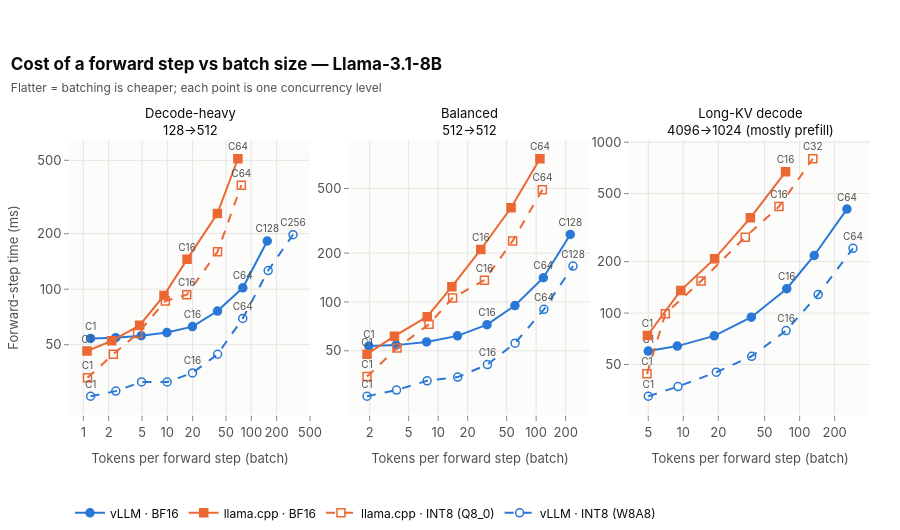

The code cell stored with this chart in its notebook:
### Markdown cell above
**Interpretation.** Batching is not what limits llama.cpp: with one slot per in-flight request and continuous
batching, its batches grow with C just like vLLM's. What differs is the cost of a batched step. vLLM's step time
grows far more slowly than the batch, so the cost per token falls steeply and more tokens per step become more
tokens per second. llama.cpp's step time grows much faster with the batch, so its cost per token falls only a few
times and additional concurrent requests add little throughput.

### Code cell
fig = plots.path_scatter(primary[primary["workload"].isin(["decode", "balanced", "kvdecode"])],
                         x="tokens_per_step_mean", y="step_time_s", y_scale=1e3, log_x=True, log_y=True,
                         x_title="Tokens per forward step (batch)", y_title="Forward-step time (ms)",
                         title=f"Cost of a forward step vs batch size — {registry.model_label(MODEL)}",
                         subtitle="Flatter = batching is cheaper; each point is one concurrency level",
                         label_cs=(1, 16, 64))
fig.show()
export_figure(fig, "step_cost_vs_batch", source=NOTEBOOK,
              caption="Forward-step time vs tokens per step (8B, short-prompt and long-KV shapes): vLLM steps stay cheap as batches grow.")

### Figure 1 — Plotly figure (JSON) as saved in the notebook; plotly's stock layout.template omitted (floating-point values rounded to 4 significant figures)
{"data": [{"customdata": [1, 2, 4, 8, 16, 32, 64, 128], "hovertemplate": "<b>vLLM · BF16</b><br>C = %{customdata}<br>Tokens per forward step (batch): %{x:.3g}<br>Forward-step time (ms): %{y:.3g}<extra></extra>", "legendgroup": "vllm_bf16", "line": {"color": "#2a78d6", "dash": "solid", "width": 2.0}, "marker": {"color": "#2a78d6", "line": {"color": "#2a78d6", "width": 1.5}, "size": 8, "symbol": "circle"}, "mode": "lines+markers+text", "name": "vLLM · BF16", "showlegend": true, "text": ["C1", "", "", "", "C16", "", "C64", "C128"], "textfont": {"color": "#52514e", "size": 10}, "textposition": "top center", "type": "scatter", "x": [1.22, 2.429, 4.893, 9.877, 19.92, 39.61, 79.21, 154.9], "xaxis": "x", "y": [54.07, 54.6, 55.96, 58.21, 62.68, 76.1, 101.8, 182.6], "yaxis": "y"}, {"customdata": [1, 2, 4, 8, 16, 32, 64], "hovertemplate": "<b>llama.cpp · BF16</b><br>C = %{customdata}<br>Tokens per forward step (batch): %{x:.3g}<br>Forward-step time (ms): %{y:.3g}<extra></extra>", "legendgroup": "llama_cpp_bf16", "line": {"color": "#eb6834", "dash": "solid", "width": 2.0}, "marker": {"color": "#eb6834", "line": {"color": "#eb6834", "width": 1.5}, "size": 8, "symbol": "square"}, "mode": "lines+markers+text", "name": "llama.cpp · BF16", "showlegend": true, "text": ["C1", "", "", "", "C16", "", "C64"], "textfont": {"color": "#52514e", "size": 10}, "textposition": "top center", "type": "scatter", "x": [1.106, 2.174, 4.679, 9.13, 17.2, 39.44, 69.23], "xaxis": "x", "y": [46.21, 52.46, 63.66, 92.54, 145.2, 257.1, 509.8], "yaxis": "y"}, {"customdata": [1, 2, 4, 8, 16, 32, 64], "hovertemplate": "<b>llama.cpp · INT8 (Q8_0)</b><br>C = %{customdata}<br>Tokens per forward step (batch): %{x:.3g}<br>Forward-step time (ms): %{y:.3g}<extra></extra>", "legendgroup": "llama_cpp_int8", "line": {"color": "#eb6834", "dash": "dash", "width": 2.0}, "marker": {"color": "#eb6834", "line": {"color": "#eb6834", "width": 1.5}, "size": 8, "symbol": "square-open"}, "mode": "lines+markers+text", "name": "llama.cpp · INT8 (Q8_0)", "showlegend": true, "text": ["C1", "", "", "", "C16", "", "C64"], "textfont": {"color": "#52514e", "size": 10}, "textposition": "top center", "type": "scatter", "x": [1.121, 2.275, 4.433, 9.464, 17.02, 39.62, 76.06], "xaxis": "x", "y": [33.05, 44.43, 57.48, 86.21, 93.29, 159.5, 366.4], "yaxis": "y"}, {"customdata": [1, 2, 4, 8, 16, 32, 64, 128, 256], "hovertemplate": "<b>vLLM · INT8 (W8A8)</b><br>C = %{customdata}<br>Tokens per forward step (batch): %{x:.3g}<br>Forward-step time (ms): %{y:.3g}<extra></extra>", "legendgroup": "vllm_int8", "line": {"color": "#2a78d6", "dash": "dash", "width": 2.0}, "marker": {"color": "#2a78d6", "line": {"color": "#2a78d6", "width": 1.5}, "size": 8, "symbol": "circle-open"}, "mode": "lines+markers+text", "name": "vLLM · INT8 (W8A8)", "showlegend": true, "text": ["C1", "", "", "", "C16", "", "C64", "", "C256"], "textfont": {"color": "#52514e", "size": 10}, "textposition": "top center", "type": "scatter", "x": [1.22, 2.436, 4.938, 9.952, 19.93, 39.68, 79.03, 158.8, 313.6], "xaxis": "x", "y": [26.27, 28.01, 31.4, 31.38, 35.16, 44.38, 69.35, 126.2, 197.6], "yaxis": "y"}, {"customdata": [1, 2, 4, 8, 16, 32, 64, 128], "hovertemplate": "<b>vLLM · BF16</b><br>C = %{customdata}<br>Tokens per forward step (batch): %{x:.3g}<br>Forward-step time (ms): %{y:.3g}<extra></extra>", "legendgroup": "vllm_bf16", "line": {"color": "#2a78d6", "dash": "solid", "width": 2.0}, "marker": {"color": "#2a78d6", "line": {"color": "#2a78d6", "width": 1.5}, "size": 8, "symbol": "circle"}, "mode": "lines+markers+text", "name": "vLLM · BF16", "showlegend": false, "text": ["C1", "", "", "", "C16", "", "C64", "C128"], "textfont": {"color": "#52514e", "size": 10}, "textposition": "top center", "type": "scatter", "x": [1.961, 3.725, 7.622, 15.74, 31.53, 60.71, 118.3, 222.9], "xaxis": "x2", "y": [53.46, 54.2, 56.7, 61.81, 72.44, 95.06, 141.0, 260.4], "yaxis": "y2"}, {"customdata": [1, 2, 4, 8, 16, 32, 64], "hovertemplate": "<b>llama.cpp · BF16</b><br>C = %{customdata}<br>Tokens per forward step (batch): %{x:.3g}<br>Forward-step time (ms): %{y:.3g}<extra></extra>", "legendgroup": "llama_cpp_bf16", "line": {"color": "#eb6834", "dash": "solid", "width": 2.0}, "marker": {"color": "#eb6834", "line": {"color": "#eb6834", "width": 1.5}, "size": 8, "symbol": "square"}, "mode": "lines+markers+text", "name": "llama.cpp · BF16", "showlegend": false, "text": ["C1", "", "", "", "C16", "", "C64"], "textfont": {"color": "#52514e", "size": 10}, "textposition": "top center", "type": "scatter", "x": [1.88, 3.579, 7.728, 13.81, 27.24, 55.45, 109.2], "xaxis": "x2", "y": [47.65, 61.55, 81.13, 124.1, 210.5, 380.6, 762.4], "yaxis": "y2"}, {"customdata": [1, 2, 4, 8, 16, 32, 64], "hovertemplate": "<b>llama.cpp · INT8 (Q8_0)</b><br>C = %{customdata}<br>Tokens per forward step (batch): %{x:.3g}<br>Forward-step time (ms): %{y:.3g}<extra></extra>", "legendgroup": "llama_cpp_int8", "line": {"color": "#eb6834", "dash": "dash", "width": 2.0}, "marker": {"color": "#eb6834", "line": {"color": "#eb6834", "width": 1.5}, "size": 8, "symbol": "square-open"}, "mode": "lines+markers+text", "name": "llama.cpp · INT8 (Q8_0)", "showlegend": false, "text": ["C1", "", "", "", "C16", "", "C64"], "textfont": {"color": "#52514e", "size": 10}, "textposition": "top center", "type": "scatter", "x": [1.88, 3.803, 8.068, 14.04, 29.65, 57.57, 115.7], "xaxis": "x2", "y": [34.69, 52.01, 72.88, 105.9, 136.2, 237.8, 491.8], "yaxis": "y2"}, {"customdata": [1, 2, 4, 8, 16, 32, 64, 128], "hovertemplate": "<b>vLLM · INT8 (W8A8)</b><br>C = %{customdata}<br>Tokens per forward step (batch): %{x:.3g}<br>Forward-step time (ms): %{y:.3g}<extra></extra>", "legendgroup": "vllm_int8", "line": {"color": "#2a78d6", "dash": "dash", "width": 2.0}, "marker": {"color": "#2a78d6", "line": {"color": "#2a78d6", "width": 1.5}, "size": 8, "symbol": "circle-open"}, "mode": "lines+markers+text", "name": "vLLM · INT8 (W8A8)", "showlegend": false, "text": ["C1", "", "", "", "C16", "", "C64", "C128"], "textfont": {"color": "#52514e", "size": 10}, "textposition": "top center", "type": "scatter", "x": [1.879, 3.757, 7.712, 15.82, 31.81, 60.95, 119.9, 237.5], "xaxis": "x2", "y": [26.24, 28.66, 32.69, 34.43, 41.14, 55.75, 90.0, 166.3], "yaxis": "y2"}, {"customdata": [1, 2, 4, 8, 16, 32, 64], "hovertemplate": "<b>vLLM · BF16</b><br>C = %{customdata}<br>Tokens per forward step (batch): %{x:.3g}<br>Forward-step time (ms): %{y:.3g}<extra></extra>", "legendgroup": "vllm_bf16", "line": {"color": "#2a78d6", "dash": "solid", "width": 2.0}, "marker": {"color": "#2a78d6", "line": {"color": "#2a78d6", "width": 1.5}, "size": 8, "symbol": "circle"}, "mode": "lines+markers+text", "name": "vLLM · BF16", "showlegend": false, "text": ["C1", "", "", "", "C16", "", "C64"], "textfont": {"color": "#52514e", "size": 10}, "textposition": "top center", "type": "scatter", "x": [5.001, 8.887, 18.46, 38.44, 77.51, 133.4, 255.0], "xaxis": "x3", "y": [59.96, 64.09, 73.56, 94.63, 138.8, 217.3, 406.0], "yaxis": "y3"}, {"customdata": [1, 2, 4, 8, 16], "hovertemplate": "<b>llama.cpp · BF16</b><br>C = %{customdata}<br>Tokens per forward step (batch): %{x:.3g}<br>Forward-step time (ms): %{y:.3g}<extra></extra>", "legendgroup": "llama_cpp_bf16", "line": {"color": "#eb6834", "dash": "solid", "width": 2.0}, "marker": {"color": "#eb6834", "line": {"color": "#eb6834", "width": 1.5}, "size": 8, "symbol": "square"}, "mode": "lines+markers+text", "name": "llama.cpp · BF16", "showlegend": false, "text": ["C1", "", "", "", "C16"], "textfont": {"color": "#52514e", "size": 10}, "textposition": "top center", "type": "scatter", "x": [4.916, 9.52, 18.6, 37.72, 75.76], "xaxis": "x3", "y": [73.95, 135.8, 208.2, 361.1, 670.9], "yaxis": "y3"}, {"customdata": [1, 2, 4, 8, 16, 32], "hovertemplate": "<b>llama.cpp · INT8 (Q8_0)</b><br>C = %{customdata}<br>Tokens per forward step (batch): %{x:.3g}<br>Forward-step time (ms): %{y:.3g}<extra></extra>", "legendgroup": "llama_cpp_int8", "line": {"color": "#eb6834", "dash": "dash", "width": 2.0}, "marker": {"color": "#eb6834", "line": {"color": "#eb6834", "width": 1.5}, "size": 8, "symbol": "square-open"}, "mode": "lines+markers+text", "name": "llama.cpp · INT8 (Q8_0)", "showlegend": false, "text": ["C1", "", "", "", "C16", "C32"], "textfont": {"color": "#52514e", "size": 10}, "textposition": "top center", "type": "scatter", "x": [4.877, 7.009, 14.21, 34.09, 66.42, 129.9], "xaxis": "x3", "y": [44.08, 99.07, 153.9, 278.2, 419.9, 800.1], "yaxis": "y3"}, {"customdata": [1, 2, 4, 8, 16, 32, 64], "hovertemplate": "<b>vLLM · INT8 (W8A8)</b><br>C = %{customdata}<br>Tokens per forward step (batch): %{x:.3g}<br>Forward-step time (ms): %{y:.3g}<extra></extra>", "legendgroup": "vllm_int8", "line": {"color": "#2a78d6", "dash": "dash", "width": 2.0}, "marker": {"color": "#2a78d6", "line": {"color": "#2a78d6", "width": 1.5}, "size": 8, "symbol": "circle-open"}, "mode": "lines+markers+text", "name": "vLLM · INT8 (W8A8)", "showlegend": false, "text": ["C1", "", "", "", "C16", "", "C64"], "textfont": {"color": "#52514e", "size": 10}, "textposition": "top center", "type": "scatter", "x": [5.002, 9.008, 19.23, 38.69, 76.51, 144.2, 287.6], "xaxis": "x3", "y": [32.61, 37.17, 45.09, 55.88, 78.97, 128.2, 239.3], "yaxis": "y3"}], "layout": {"annotations": [{"font": {"color": "#0b0b0b", "size": 13}, "showarrow": false, "text": "Decode-heavy<br>128→512", "x": 0.15, "xanchor": "center", "xref": "paper", "y": 1.0, "yanchor": "bottom", "yref": "paper"}, {"font": {"color": "#0b0b0b", "size": 13}, "showarrow": false, "text": "Balanced<br>512→512", "x": 0.5, "xanchor": "center", "xref": "paper", "y": 1.0, "yanchor": "bottom", "yref": "paper"}, {"font": {"color": "#0b0b0b", "size": 13}, "showarrow": false, "text": "Long-KV decode<br>4096→1024 (mostly prefill)", "x": 0.85, "xanchor": "center", "xref": "paper", "y": 1.0, "yanchor": "bottom", "yref": "paper"}], "height": 530, "title": {"text": "<b>Cost of a forward step vs batch size — Llama-3.1-8B</b><br><span style='font-size:12px;color:#52514e'>Flatter = batching is cheaper; each point is one concurrency level</span>"}, "xaxis": {"anchor": "y", "domain": [0.0, 0.3], "ticktext": ["1", "2", "5", "10", "20", "50", "100", "200", "500"], "tickvals": [1, 2, 5, 10, 20, 50, 100, 200, 500], "title": {"text": "Tokens per forward step (batch)"}, "type": "log"}, "xaxis2": {"anchor": "y2", "domain": [0.35, 0.65], "ticktext": ["1", "2", "5", "10", "20", "50", "100", "200", "500"], "tickvals": [1, 2, 5, 10, 20, 50, 100, 200, 500], "title": {"text": "Tokens per forward step (batch)"}, "type": "log"}, "xaxis3": {"anchor": "y3", "domain": [0.7, 1.0], "ticktext": ["1", "2", "5", "10", "20", "50", "100", "200", "500"], "tickvals": [1, 2, 5, 10, 20, 50, 100, 200, 500], "title": {"text": "Tokens per forward step (batch)"}, "type": "log"}, "yaxis": {"anchor": "x", "domain": [0.0, 1.0], "ticktext": ["20", "50", "100", "200", "500", "1000"], "tickvals": [20, 50, 100, 200, 500, 1000], "title": {"text": "Forward-step time (ms)"}, "type": "log"}, "yaxis2": {"anchor": "x2", "domain": [0.0, 1.0], "ticktext": ["20", "50", "100", "200", "500", "1000"], "tickvals": [20, 50, 100, 200, 500, 1000], "type": "log"}, "yaxis3": {"anchor": "x3", "domain": [0.0, 1.0], "ticktext": ["20", "50", "100", "200", "500", "1000"], "tickvals": [20, 50, 100, 200, 500, 1000], "type": "log"}}}
